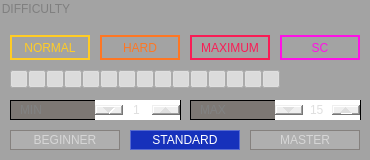
     <widget class="QGroupBox" name="diff_groupbox">
      <property name="geometry">
       <rect>
        <x>30</x>
        <y>120</y>
        <width>370</width>
        <height>160</height>
       </rect>
      </property>
      <property name="styleSheet">
       <string notr="true">QGroupBox{
	background-color:rgba(0, 0, 0, 51);
	color:#7f7f7f;
	border:none;
}
QFrame{
	background-color: qlineargradient(spread:pad, x1:0, y1:0, x2:1, y2:0, stop:0 rgba(88, 78, 70, 128), stop:0.5 rgba(88, 78, 70, 128), stop:0.501 rgba(96, 78, 65, 255), stop:1 rgba(96, 78, 65, 255));
	color: #ffffff;
}
QPushButton{
	font: 13px &quot;Lato Black&quot;
}
QSpinBox{
	color: #dfdfdf;
	border:none;
}
QSpinBox::up-button{
	subcontrol-position: right;
	color: #ffffff;
	width: 28px;
}
QSpinBox::up-arrow {
    image: url(images/right_button.png);
}
QSpinBox::down-button{
	subcontrol-position: left;
	color: #ffffff;
	width: 28px;
}
QSpinBox::down-arrow {
    image: url(images/left_button.png);
}</string>
      </property>
      <property name="title">
       <string>DIFFICULTY</string>
      </property>
      <widget class="QPushButton" name="cb_nm">
       <property name="geometry">
        <rect>
         <x>10</x>
         <y>35</y>
         <width>80</width>
         <height>25</height>
        </rect>
       </property>
       <property name="styleSheet">
        <string notr="true">QPushButton {
    border: 2px solid #ffcc25;
	color: #ffcc25;
    background: transparent;
}

QPushButton:checked {
	border-color: #ffcc25;
 	color: #242526;
    background-color: #ffcc25;
}</string>
       </property>
       <property name="text">
        <string>NORMAL</string>
       </property>
       <property name="checkable">
        <bool>true</bool>
       </property>
      </widget>
      <widget class="QPushButton" name="cb_hd">
       <property name="geometry">
        <rect>
         <x>100</x>
         <y>35</y>
         <width>80</width>
         <height>25</height>
        </rect>
       </property>
       <property name="styleSheet">
        <string notr="true">QPushButton {
    border: 2px solid #fe7724;
	color: #fe7724;
    background: transparent;
}

QPushButton:checked {
	border-color: #fe7724;
 	color: #242526;
    background-color: #fe7724;
}</string>
       </property>
       <property name="text">
        <string>HARD</string>
       </property>
       <property name="checkable">
        <bool>true</bool>
       </property>
      </widget>
      <widget class="QPushButton" name="cb_mx">
       <property name="geometry">
        <rect>
         <x>190</x>
         <y>35</y>
         <width>80</width>
         <height>25</height>
        </rect>
       </property>
       <property name="styleSheet">
        <string notr="true">QPushButton {
    border: 2px solid #f91c55;
	color: #f91c55;
    background: transparent;
}

QPushButton:checked {
	border-color: #f91c55;
 	color: #242526;
    background-color: #f91c55;
}</string>
       </property>
       <property name="text">
        <string>MAXIMUM</string>
       </property>
       <property name="checkable">
        <bool>true</bool>
       </property>
      </widget>
      <widget class="QPushButton" name="cb_sc">
       <property name="geometry">
        <rect>
         <x>280</x>
         <y>35</y>
         <width>80</width>
         <height>25</height>
        </rect>
       </property>
       <property name="styleSheet">
        <string notr="true">QPushButton {
    border: 2px solid #ff11e6;
	color: #ff11e6;
    background: transparent;
}

QPushButton:checked {
	border-color: #ff11e6;
 	color: #242526;
    background-color: #ff11e6;
}</string>
       </property>
       <property name="text">
        <string>SC</string>
       </property>
       <property name="checkable">
        <bool>true</bool>
       </property>
      </widget>
      <widget class="QPushButton" name="d1">
       <property name="geometry">
        <rect>
         <x>10</x>
         <y>70</y>
         <width>18</width>
         <height>18</height>
        </rect>
       </property>
       <property name="sizePolicy">
        <sizepolicy hsizetype="Fixed" vsizetype="Fixed">
         <horstretch>0</horstretch>
         <verstretch>0</verstretch>
        </sizepolicy>
       </property>
       <property name="icon">
        <iconset>
         <normaloff>../images/d_blk.png</normaloff>
         <normalon>../images/d_ylw.png</normalon>../images/d_blk.png</iconset>
       </property>
       <property name="iconSize">
        <size>
         <width>18</width>
         <height>18</height>
        </size>
       </property>
       <property name="checkable">
        <bool>true</bool>
       </property>
       <property name="checked">
        <bool>true</bool>
       </property>
      </widget>
      <widget class="QPushButton" name="d2">
       <property name="geometry">
        <rect>
         <x>28</x>
         <y>70</y>
         <width>18</width>
         <height>18</height>
        </rect>
       </property>
       <property name="sizePolicy">
        <sizepolicy hsizetype="Fixed" vsizetype="Fixed">
         <horstretch>0</horstretch>
         <verstretch>0</verstretch>
        </sizepolicy>
       </property>
       <property name="icon">
        <iconset>
         <normaloff>../images/d_blk.png</normaloff>
         <normalon>../images/d_ylw.png</normalon>../images/d_blk.png</iconset>
       </property>
       <property name="iconSize">
        <size>
         <width>18</width>
         <height>18</height>
        </size>
       </property>
       <property name="checkable">
        <bool>true</bool>
       </property>
       <property name="checked">
        <bool>true</bool>
       </property>
      </widget>
      <widget class="QPushButton" name="d3">
       <property name="geometry">
        <rect>
         <x>46</x>
         <y>70</y>
         <width>18</width>
         <height>18</height>
        </rect>
       </property>
       <property name="sizePolicy">
        <sizepolicy hsizetype="Fixed" vsizetype="Fixed">
         <horstretch>0</horstretch>
         <verstretch>0</verstretch>
        </sizepolicy>
       </property>
       <property name="icon">
        <iconset>
         <normaloff>../images/d_blk.png</normaloff>
         <normalon>../images/d_ylw.png</normalon>../images/d_blk.png</iconset>
       </property>
       <property name="iconSize">
        <size>
         <width>18</width>
         <height>18</height>
        </size>
       </property>
       <property name="checkable">
        <bool>true</bool>
       </property>
       <property name="checked">
        <bool>true</bool>
       </property>
      </widget>
      <widget class="QPushButton" name="d4">
       <property name="geometry">
        <rect>
         <x>64</x>
         <y>70</y>
         <width>18</width>
         <height>18</height>
        </rect>
       </property>
       <property name="sizePolicy">
        <sizepolicy hsizetype="Fixed" vsizetype="Fixed">
         <horstretch>0</horstretch>
         <verstretch>0</verstretch>
        </sizepolicy>
       </property>
       <property name="icon">
        <iconset>
         <normaloff>../images/d_blk.png</normaloff>
         <normalon>../images/d_ylw.png</normalon>../images/d_blk.png</iconset>
       </property>
       <property name="iconSize">
        <size>
         <width>18</width>
         <height>18</height>
        </size>
       </property>
       <property name="checkable">
        <bool>true</bool>
       </property>
       <property name="checked">
        <bool>true</bool>
       </property>
      </widget>
      <widget class="QPushButton" name="d5">
       <property name="geometry">
        <rect>
         <x>82</x>
         <y>70</y>
         <width>18</width>
         <height>18</height>
        </rect>
       </property>
       <property name="sizePolicy">
        <sizepolicy hsizetype="Fixed" vsizetype="Fixed">
         <horstretch>0</horstretch>
         <verstretch>0</verstretch>
        </sizepolicy>
       </property>
       <property name="icon">
        <iconset>
         <normaloff>../images/d_blk.png</normaloff>
         <normalon>../images/d_ylw.png</normalon>../images/d_blk.png</iconset>
       </property>
       <property name="iconSize">
        <size>
         <width>18</width>
         <height>18</height>
        </size>
       </property>
       <property name="checkable">
        <bool>true</bool>
       </property>
       <property name="checked">
        <bool>true</bool>
       </property>
      </widget>
      <widget class="QPushButton" name="d6">
       <property name="geometry">
        <rect>
         <x>100</x>
         <y>70</y>
         <width>18</width>
         <height>18</height>
        </rect>
       </property>
       <property name="sizePolicy">
        <sizepolicy hsizetype="Fixed" vsizetype="Fixed">
         <horstretch>0</horstretch>
         <verstretch>0</verstretch>
        </sizepolicy>
       </property>
       <property name="icon">
        <iconset>
         <normaloff>../images/d_blk.png</normaloff>
         <normalon>../images/d_org.png</normalon>../images/d_blk.png</iconset>
       </property>
       <property name="iconSize">
        <size>
         <width>18</width>
         <height>18</height>
        </size>
       </property>
       <property name="checkable">
        <bool>true</bool>
       </property>
       <property name="checked">
        <bool>true</bool>
       </property>
      </widget>
      <widget class="QPushButton" name="d7">
       <property name="geometry">
        <rect>
         <x>118</x>
         <y>70</y>
         <width>18</width>
         <height>18</height>
        </rect>
       </property>
       <property name="sizePolicy">
        <sizepolicy hsizetype="Fixed" vsizetype="Fixed">
         <horstretch>0</horstretch>
         <verstretch>0</verstretch>
        </sizepolicy>
       </property>
       <property name="icon">
        <iconset>
         <normaloff>../images/d_blk.png</normaloff>
         <normalon>../images/d_org.png</normalon>../images/d_blk.png</iconset>
       </property>
       <property name="iconSize">
        <size>
         <width>18</width>
         <height>18</height>
        </size>
       </property>
       <property name="checkable">
        <bool>true</bool>
       </property>
       <property name="checked">
        <bool>true</bool>
       </property>
      </widget>
      <widget class="QPushButton" name="d8">
       <property name="geometry">
        <rect>
         <x>136</x>
         <y>70</y>
         <width>18</width>
         <height>18</height>
        </rect>
       </property>
       <property name="sizePolicy">
        <sizepolicy hsizetype="Fixed" vsizetype="Fixed">
         <horstretch>0</horstretch>
         <verstretch>0</verstretch>
        </sizepolicy>
       </property>
       <property name="icon">
        <iconset>
         <normaloff>../images/d_blk.png</normaloff>
         <normalon>../images/d_org.png</normalon>../images/d_blk.png</iconset>
       </property>
       <property name="iconSize">
        <size>
         <width>18</width>
         <height>18</height>
        </size>
       </property>
       <property name="checkable">
        <bool>true</bool>
       </property>
       <property name="checked">
        <bool>true</bool>
       </property>
      </widget>
      <widget class="QPushButton" name="d9">
       <property name="geometry">
        <rect>
         <x>154</x>
         <y>70</y>
         <width>18</width>
         <height>18</height>
        </rect>
       </property>
       <property name="sizePolicy">
        <sizepolicy hsizetype="Fixed" vsizetype="Fixed">
         <horstretch>0</horstretch>
         <verstretch>0</verstretch>
        </sizepolicy>
       </property>
       <property name="icon">
        <iconset>
         <normaloff>../images/d_blk.png</normaloff>
         <normalon>../images/d_org.png</normalon>../images/d_blk.png</iconset>
       </property>
       <property name="iconSize">
        <size>
         <width>18</width>
         <height>18</height>
        </size>
       </property>
       <property name="checkable">
        <bool>true</bool>
       </property>
       <property name="checked">
        <bool>true</bool>
       </property>
      </widget>
      <widget class="QPushButton" name="d10">
       <property name="geometry">
        <rect>
         <x>172</x>
         <y>70</y>
         <width>18</width>
         <height>18</height>
        </rect>
       </property>
       <property name="sizePolicy">
        <sizepolicy hsizetype="Fixed" vsizetype="Fixed">
         <horstretch>0</horstretch>
         <verstretch>0</verstretch>
        </sizepolicy>
       </property>
       <property name="icon">
        <iconset>
         <normaloff>../images/d_blk.png</normaloff>
         <normalon>../images/d_org.png</normalon>../images/d_blk.png</iconset>
       </property>
       <property name="iconSize">
        <size>
         <width>18</width>
         <height>18</height>
        </size>
       </property>
       <property name="checkable">
        <bool>true</bool>
       </property>
       <property name="checked">
        <bool>true</bool>
       </property>
      </widget>
      <widget class="QPushButton" name="d11">
       <property name="geometry">
        <rect>
         <x>190</x>
         <y>70</y>
         <width>18</width>
         <height>18</height>
        </rect>
       </property>
       <property name="sizePolicy">
        <sizepolicy hsizetype="Fixed" vsizetype="Fixed">
         <horstretch>0</horstretch>
         <verstretch>0</verstretch>
        </sizepolicy>
       </property>
       <property name="icon">
        <iconset>
         <normaloff>../images/d_blk.png</normaloff>
         <normalon>../images/d_red.png</normalon>../images/d_blk.png</iconset>
       </property>
       <property name="iconSize">
        <size>
         <width>18</width>
         <height>18</height>
        </size>
       </property>
       <property name="checkable">
        <bool>true</bool>
       </property>
       <property name="checked">
        <bool>true</bool>
       </property>
      </widget>
      <widget class="QPushButton" name="d12">
       <property name="geometry">
        <rect>
         <x>208</x>
         <y>70</y>
         <width>18</width>
         <height>18</height>
        </rect>
       </property>
       <property name="sizePolicy">
        <sizepolicy hsizetype="Fixed" vsizetype="Fixed">
         <horstretch>0</horstretch>
         <verstretch>0</verstretch>
        </sizepolicy>
       </property>
       <property name="icon">
        <iconset>
         <normaloff>../images/d_blk.png</normaloff>
         <normalon>../images/d_red.png</normalon>../images/d_blk.png</iconset>
       </property>
       <property name="iconSize">
        <size>
         <width>18</width>
         <height>18</height>
        </size>
       </property>
       <property name="checkable">
        <bool>true</bool>
       </property>
       <property name="checked">
        <bool>true</bool>
       </property>
      </widget>
      <widget class="QPushButton" name="d13">
       <property name="geometry">
        <rect>
         <x>226</x>
         <y>70</y>
         <width>18</width>
         <height>18</height>
        </rect>
       </property>
       <property name="sizePolicy">
        <sizepolicy hsizetype="Fixed" vsizetype="Fixed">
         <horstretch>0</horstretch>
         <verstretch>0</verstretch>
        </sizepolicy>
       </property>
       <property name="icon">
        <iconset>
         <normaloff>../images/d_blk.png</normaloff>
         <normalon>../images/d_red.png</normalon>../images/d_blk.png</iconset>
       </property>
       <property name="iconSize">
        <size>
         <width>18</width>
         <height>18</height>
        </size>
       </property>
       <property name="checkable">
        <bool>true</bool>
       </property>
       <property name="checked">
        <bool>true</bool>
       </property>
      </widget>
      <widget class="QPushButton" name="d14">
       <property name="geometry">
        <rect>
         <x>244</x>
         <y>70</y>
         <width>18</width>
         <height>18</height>
        </rect>
       </property>
       <property name="sizePolicy">
        <sizepolicy hsizetype="Fixed" vsizetype="Fixed">
         <horstretch>0</horstretch>
         <verstretch>0</verstretch>
        </sizepolicy>
       </property>
       <property name="icon">
        <iconset>
         <normaloff>../images/d_blk.png</normaloff>
         <normalon>../images/d_red.png</normalon>../images/d_blk.png</iconset>
       </property>
       <property name="iconSize">
        <size>
         <width>18</width>
         <height>18</height>
        </size>
       </property>
       <property name="checkable">
        <bool>true</bool>
       </property>
       <property name="checked">
        <bool>true</bool>
       </property>
      </widget>
      <widget class="QPushButton" name="d15">
       <property name="geometry">
        <rect>
         <x>262</x>
         <y>70</y>
         <width>18</width>
         <height>18</height>
        </rect>
       </property>
       <property name="sizePolicy">
        <sizepolicy hsizetype="Fixed" vsizetype="Fixed">
         <horstretch>0</horstretch>
         <verstretch>0</verstretch>
        </sizepolicy>
       </property>
       <property name="icon">
        <iconset>
         <normaloff>../images/d_blk.png</normaloff>
         <normalon>../images/d_red.png</normalon>../images/d_blk.png</iconset>
       </property>
       <property name="iconSize">
        <size>
         <width>18</width>
         <height>18</height>
        </size>
       </property>
       <property name="checkable">
        <bool>true</bool>
       </property>
       <property name="checked">
        <bool>true</bool>
       </property>
      </widget>
      <widget class="QPushButton" name="cb_std">
       <property name="geometry">
        <rect>
         <x>130</x>
         <y>130</y>
         <width>110</width>
         <height>20</height>
        </rect>
       </property>
       <property name="styleSheet">
        <string notr="true">QPushButton {
    border: 1px solid #85817e;
	color: #d6d6d6;
    background: rgba(255, 255, 255, 32);
}

QPushButton:checked {
	border-color: #586bce;
 	color: #ffffff;
    background-color: #1631bb;
}</string>
       </property>
       <property name="text">
        <string>STANDARD</string>
       </property>
       <property name="checkable">
        <bool>true</bool>
       </property>
       <property name="checked">
        <bool>true</bool>
       </property>
       <property name="autoExclusive">
        <bool>true</bool>
       </property>
      </widget>
      <widget class="QPushButton" name="cb_mst">
       <property name="geometry">
        <rect>
         <x>250</x>
         <y>130</y>
         <width>110</width>
         <height>20</height>
        </rect>
       </property>
       <property name="styleSheet">
        <string notr="true">QPushButton {
    border: 1px solid #85817e;
	color: #d6d6d6;
    background: rgba(255, 255, 255, 32);
}

QPushButton:checked {
	border-color: #e45153;
 	color: #ffffff;
    background-color: #d90c10;
}</string>
       </property>
       <property name="text">
        <string>MASTER</string>
       </property>
       <property name="checkable">
        <bool>true</bool>
       </property>
       <property name="autoExclusive">
        <bool>true</bool>
       </property>
      </widget>
      <widget class="QPushButton" name="cb_bgn">
       <property name="geometry">
        <rect>
         <x>10</x>
         <y>130</y>
         <width>110</width>
         <height>20</height>
        </rect>
       </property>
       <property name="styleSheet">
        <string notr="true">QPushButton {
    border: 1px solid #85817e;
	color: #d6d6d6;
    background: rgba(255, 255, 255, 32);
}

QPushButton:checked {
	border-color: #48b06b;
 	color: #ffffff;
    background-color: #009031;
}</string>
       </property>
       <property name="text">
        <string>BEGINNER</string>
       </property>
       <property name="checkable">
        <bool>true</bool>
       </property>
       <property name="autoExclusive">
        <bool>true</bool>
       </property>
      </widget>
      <widget class="QFrame" name="frame_6">
       <property name="geometry">
        <rect>
         <x>10</x>
         <y>100</y>
         <width>171</width>
         <height>20</height>
        </rect>
       </property>
       <property name="frameShape">
        <enum>QFrame::StyledPanel</enum>
       </property>
       <property name="frameShadow">
        <enum>QFrame::Raised</enum>
       </property>
       <widget class="QSpinBox" name="lvl_min">
        <property name="geometry">
         <rect>
          <x>85</x>
          <y>0</y>
          <width>85</width>
          <height>20</height>
         </rect>
        </property>
        <property name="frame">
         <bool>false</bool>
        </property>
        <property name="alignment">
         <set>Qt::AlignCenter</set>
        </property>
        <property name="minimum">
         <number>1</number>
        </property>
        <property name="maximum">
         <number>15</number>
        </property>
       </widget>
       <widget class="QLabel" name="label_4">
        <property name="geometry">
         <rect>
          <x>10</x>
          <y>0</y>
          <width>71</width>
          <height>20</height>
         </rect>
        </property>
        <property name="styleSheet">
         <string notr="true">QLabel{
	font: 13px &quot;Lato&quot;;
	background: none;
	color:#818282;
}</string>
        </property>
        <property name="text">
         <string>MIN</string>
        </property>
       </widget>
      </widget>
      <widget class="QFrame" name="frame_7">
       <property name="geometry">
        <rect>
         <x>190</x>
         <y>100</y>
         <width>171</width>
         <height>20</height>
        </rect>
       </property>
       <property name="frameShape">
        <enum>QFrame::StyledPanel</enum>
       </property>
       <property name="frameShadow">
        <enum>QFrame::Raised</enum>
       </property>
       <widget class="QSpinBox" name="lvl_max">
        <property name="geometry">
         <rect>
          <x>85</x>
          <y>0</y>
          <width>85</width>
          <height>20</height>
         </rect>
        </property>
        <property name="frame">
         <bool>false</bool>
        </property>
        <property name="alignment">
         <set>Qt::AlignCenter</set>
        </property>
        <property name="minimum">
         <number>1</number>
        </property>
        <property name="maximum">
         <number>15</number>
        </property>
        <property name="value">
         <number>15</number>
        </property>
       </widget>
       <widget class="QLabel" name="label_5">
        <property name="geometry">
         <rect>
          <x>10</x>
          <y>0</y>
          <width>71</width>
          <height>20</height>
         </rect>
        </property>
        <property name="styleSheet">
         <string notr="true">QLabel{
	font: 13px &quot;Lato&quot;;
	background: none;
	color:#818282;
}</string>
        </property>
        <property name="text">
         <string>MAX</string>
        </property>
       </widget>
      </widget>
      <widget class="QLabel" name="label_9">
       <property name="geometry">
        <rect>
         <x>10</x>
         <y>70</y>
         <width>270</width>
         <height>20</height>
        </rect>
       </property>
       <property name="styleSheet">
        <string notr="true">background: transparent;</string>
       </property>
       <property name="text">
        <string/>
       </property>
      </widget>
     </widget>
